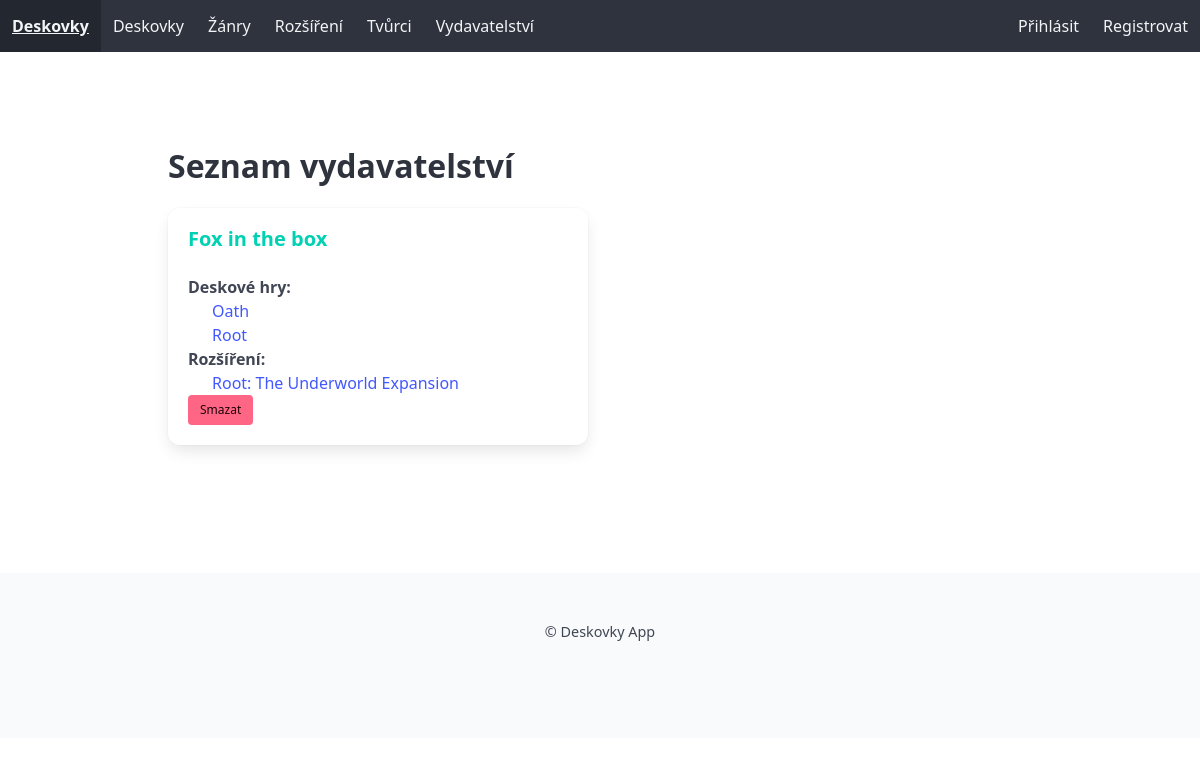
Screenshot of /vydavatelstvi/ with the database file from the repository.
### library/models.py (models this page shows, shortened)
class Vydavatelstvi(models.Model):
    Jmeno = models.CharField(max_length=80, verbose_name='Jméno vydavatelství', help_text='Zadejte jméno vydavatelství')
    class Meta:
        verbose_name = 'Vydavatelství'
        verbose_name_plural = 'Vydavatelství'

class Deskovka(models.Model):
    nazev = models.CharField(max_length=80, verbose_name="Jméno deskové hry", help_text="Zadejte jméno deskové hry", default='',
            error_messages={'blank':'Jméno deskové hry musí být vyplněno'})
    alt = models.CharField(max_length=80, verbose_name="Alternativní jméno deskové hry", help_text="Zadejte alternativní jméno deskové hry",default='',blank=True, null=True,)
    zanry = models.ManyToManyField('Zanr',related_name='deskovky',verbose_name='Žánry deskové hry',help_text='Vyberte jeden nebo více žánrů',blank=True)
    designer = models.ManyToManyField('Tvurci', related_name='deskovky', verbose_name='Tvůrci deskové hry', help_text='Vyberte jednoho nebo více tvůrců', blank=True)
    vydavatelstvi = models.ManyToManyField('Vydavatelstvi', related_name='deskovky',verbose_name='Vydavatelství', help_text='Vyberte jméno vydavatelství deskové hry', blank=True)
    vydani = models.IntegerField(blank=True,null=True, verbose_name='Datum vydání')
    minvek = models.IntegerField(verbose_name='Minimální věk', help_text='Zadejte minimální věk', validators=[MinValueValidator(0), MaxValueValidator(99)],default=0)
    cas = models.IntegerField(verbose_name='Délka hry', help_text='Zadejte délku hry v minutách', validators=[MinValueValidator(0), MaxValueValidator(999)], default=0)
    min_hracu = models.IntegerField(verbose_name='Minimální počet hráčů', help_text='Zadejte minimální počet hráčů', validators=[MinValueValidator(1), MaxValueValidator(99)],default=1)
    max_hracu = models.IntegerField(verbose_name='Maximální počet hráčů', help_text='Zadejte maximální počet hráčů', validators=[MinValueValidator(1), MaxValueValidator(99)],default=1)
    KOMPLEXITA = [(0, ''), (1, '*'), (2, '**'), (3, '***'), (4, '****'), (5, '*****'), ]
    komplexita = models.PositiveIntegerField(choices=KOMPLEXITA, verbose_name="Komplexita hry", default=3)
    fotografie = models.ImageField(upload_to='deskovky',verbose_name='Fotografie',blank=True,null=True)
    popis = models.TextField(verbose_name='Popis', help_text='Zadejte popis deskové hry',blank=True, null=True)
    class Meta:
        verbose_name = 'Deskovka'
        verbose_name_plural = 'Deskovky'

class Rozsireni(models.Model):
    nazev = models.CharField(max_length=80, verbose_name='Název rozšíření', help_text='Zadejte název rozšíření')
    deskovka = models.ForeignKey(Deskovka, on_delete=models.CASCADE, related_name='rozsirena_deskovka')
    zanry = models.ManyToManyField('Zanr',related_name='rozsireni',verbose_name='Žánry deskové hry',help_text='Vyberte jeden nebo více žánrů',blank=True)
    designer = models.ManyToManyField('Tvurci', related_name='rozsireni', verbose_name='Tvůrci deskové hry', help_text='Vyberte jednoho nebo více tvůrců', blank=True)
    vydavatelstvi = models.ManyToManyField('Vydavatelstvi', related_name='rozsireni',verbose_name='Vydavatelství', help_text='Vyberte jméno vydavatelství deskové hry', blank=True)
    vydani = models.IntegerField(blank=True,null=True, verbose_name='Datum vydání')
    popis = models.TextField(verbose_name='Popis', help_text='Zadejte popis rozšíření')
    fotografie = models.ImageField(upload_to='rozsireni',verbose_name='Fotografie',blank=True,null=True)
    class Meta:
        verbose_name = 'Rozšíření'
        verbose_name_plural = 'Rozšíření'

### library/views.py (the view)
# urls.py: path('vydavatelstvi/', views.vydavatelstvi_list, name='vydavatelstvi_list'),
def vydavatelstvi_list(request):
    vydavatelstvi = Vydavatelstvi.objects.all().order_by('Jmeno')
    return render(request, 'vydavatelstvi/vydavatelstvi_list.html', {'vydavatelstvi_list': vydavatelstvi})

### library/templates/vydavatelstvi/vydavatelstvi_list.html (shortened to what this page needs)
{% extends 'base.html' %}
{% block content %}
<section class="section">
  <div class="container">
    <h2 class="title is-3">Seznam vydavatelství</h2>
    {% if vydavatelstvi_list %}
      <div class="columns is-multiline">
        {% for vyd in vydavatelstvi_list %}
          <div class="column is-half">
            <div class="box">
              <h3 class="title is-5 has-text-primary">
              {{ vyd.Jmeno }}
              </h3>
              {% with deskovky=vyd.deskovky.all %}
              {% if deskovky %}
                <p class="has-text-weight-semibold">Deskové hry:</p>
                <ul>
                  {% for hra in deskovky %}
                    <li>
                      <a href="{% url 'deskovka_detail' hra.pk %}" class="has-text-link">
                        {{ hra.nazev }}
                      </a>
                    </li>
                  {% endfor %}
                </ul>
              {% endif %}
              {% endwith %}
              {% with rozsireni=vyd.rozsireni.all %}
              {% if rozsireni %}
                <p class="has-text-weight-semibold">Rozšíření:</p>
                <ul>
                  {% for rozs in rozsireni %}
                    <li>
                      <a href="{% url 'rozsireni_detail' rozs.pk %}" class="has-text-link">
                        {{ rozs.nazev }}
                      </a>
                    </li>
                   {% endfor %}
                </ul>
              {% endif %}
              {% endwith %}
                <a href="{% url 'vydavatelstvi_delete' vyd.pk %}" class="button  is-danger is-small">Smazat</a>
            </div>
          </div>
        {% endfor %}
      </div>
    {% else %}
      <div class="notification is-warning">
        Žádné vydavatelství zatím neexistuje.
      </div>
    {% endif %}
  </div>
</section>
{% endblock %}

### library/static/css/style.css (style rules this page uses)
body { font-family: 'Segoe UI', 'Roboto', sans-serif;; margin: 0; padding: 0; }
ul { padding-left: 1.5rem; }

### rows the page displays
Vydavatelstvi: Jmeno "Fox in the box"
Deskovka: nazev "Oath"
Deskovka: nazev "Root"
Rozsireni: nazev "Root: The Underworld Expansion"
